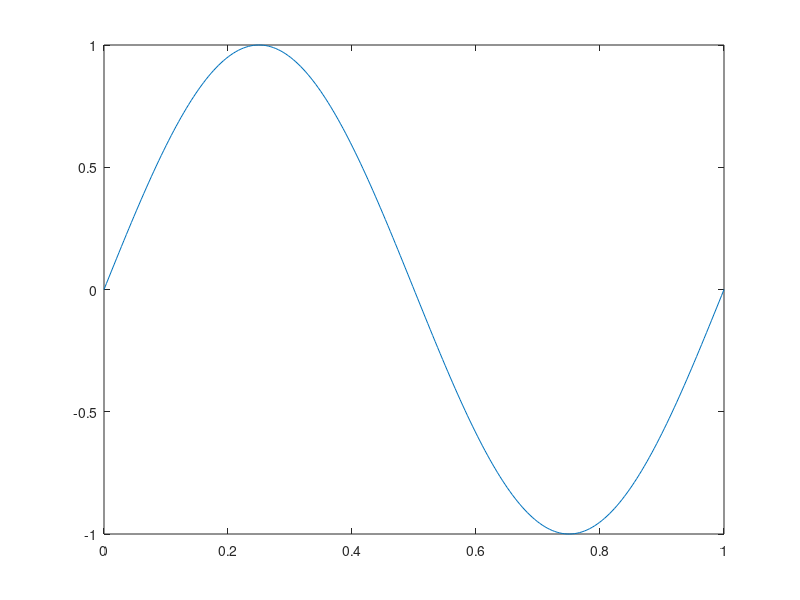

This chart was generated by the following MATLAB code:
sample_rate = 250 %Hz
amplitude   = 10 %mm
sin_freq    = 1 % Hz 
time = linspace(0,1,sample_rate)
positions = sin(2*pi*sin_freq*time)


plot(time, positions)
csvwrite("csv_export.csv",[positions', time'])